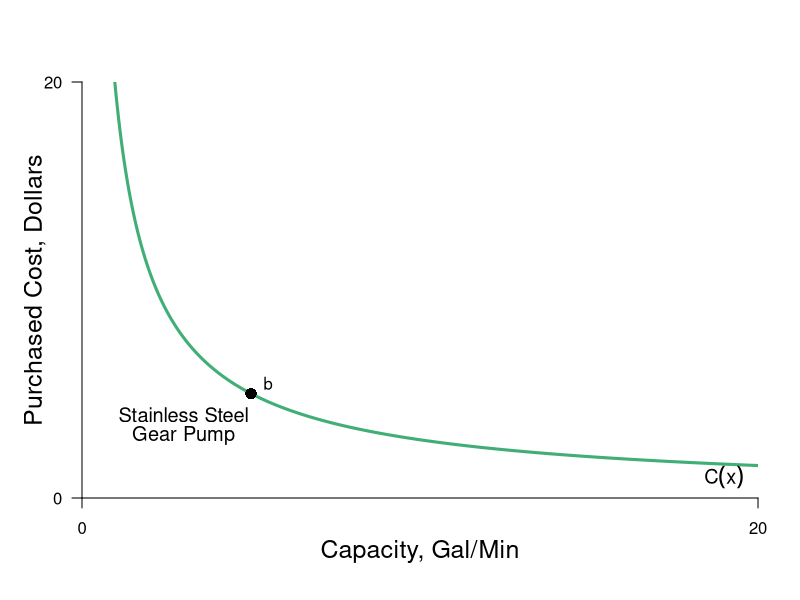

The R script that drew this image:
#require(shape)
pdf(file = "firmmarketsupply/ss_pump.pdf", width = 9, height = 7)

#Set parameters for graphics
axislabelsize <- 1.5
labelsize <- 1.2
graphlinewidth <- 3
segmentlinewidth <- 2

COL <- c("#7fc97f", "#beaed4", "#fdc086", "#ffff99", "#386cb0", "#f0027f", "#bf5b17", "#666666")
COLA <- c("#e0f3db", "#99d8c9","#66c2a4","#41ae76", "#238b45", "#005824")
COLB <- c("#c6dbef", "#4eb3d3", "#2b8cbe", "#0868ac","#084081")
COLC <- c("#fcfbfd", "#efedf5", "#dadaeb", "#bcbddc", "#9e9ac8", "#807dba", "#6a51a3", "#54278f", "#3f007d")

xlims <- c(0, 20)
ylims <- c(0, 20)

npts <- 501 
x <- seq(xlims[1], xlims[2], length.out = npts)
y <- seq(ylims[1], ylims[2], length.out = npts) 
a <- c(46.08, 55, 64)
b <- c(46.08, 55, 64)

plot(0, 0, xlim = xlims, ylim = ylims, type = "n",
     xlab = expression(paste("")),
     ylab = expression(paste("")), 
     xaxt = "n", 
     yaxt = "n", 
     cex.lab = axislabelsize, 
     bty = "n",
     xaxs="i", 
     yaxs="i")

ticksy <- c(0, ylims[2])
ylabels <- c(0, ylims[2])
ticksx <- c(0, xlims[2])
xlabels <- c(0, xlims[2])

axis(1, at = ticksx, pos = 0, labels = xlabels)
axis(2, at = ticksy, pos = 0, labels = ylabels, las = 1)

npts <- 500 
xx1 <- seq(xlims[1], xlims[2], length.out = npts)

cost <- function(x = xx1, a = 19.5){
  a*x^(-0.843)
}

# Cost Func.
lines(xx1, cost(), col = COLA[4], lwd = graphlinewidth)

# Label Cost Func
text(3, 4, expression(paste("Stainless Steel")), cex = labelsize)
text(3, 3, expression(paste("Gear Pump")), cex = labelsize)

text(19, 1, expression(paste(C(x))), cex = labelsize)

# Point
points(5, cost(5), pch = 16, col = "black", cex = 1.5)
text(5.5, cost(5)+0.5, expression(b))

# Label x,y axis
mtext(expression(paste("Capacity, Gal/Min")), side=1, line = 2.5, cex = axislabelsize)
text(-1.4, 0.5*ylims[2], expression(paste("Purchased Cost, Dollars")), xpd = TRUE, cex = axislabelsize, srt = 90) 


dev.off()
